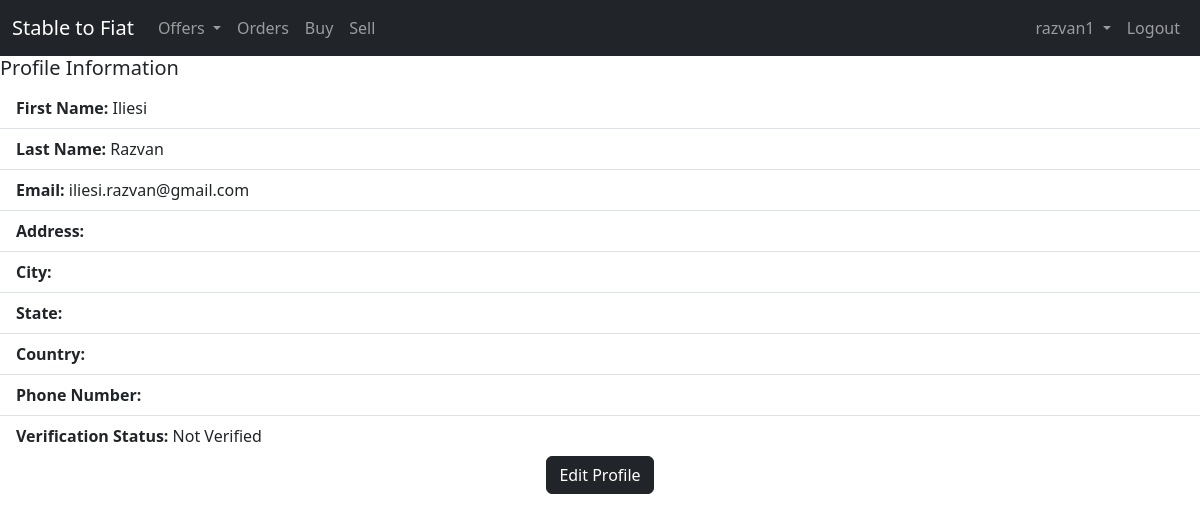
The page /profile/14/ on the database as committed earlier.
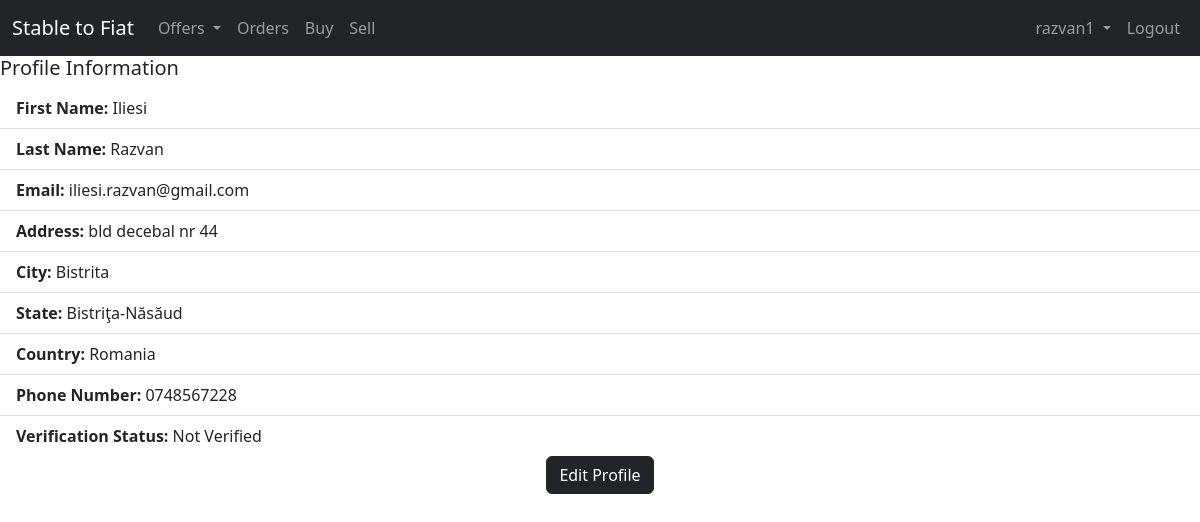
The same page on the database as committed later.
### users/models.py (models this page shows, shortened)
class UserKYC(models.Model):
    user = models.OneToOneField(User, on_delete=models.CASCADE)
    address = models.TextField(max_length=500)
    city = models.CharField(max_length=50)
    state = models.CharField(max_length=50)
    country = models.CharField(max_length=50)
    phone_number = models.CharField(max_length=20)
    personal_id = models.ImageField(upload_to='users_ids/')
    is_verified = models.BooleanField(default=False)

### users/views.py (the view)
# urls.py: path('profile/<int:pk>/', views.UserProfile.as_view(), name='user-profile'),
class UserProfile(DetailView):
    template_name = "users/user_profile.html"
    def get_object(self, queryset=None):
        user_id = self.kwargs.get('pk')
        return get_object_or_404(User, pk=user_id)
    def get_context_data(self, **kwargs):
        context = super().get_context_data(**kwargs)
        user = self.get_object()
        try:
            user_kyc = UserKYC.objects.get(user=user)
        except UserKYC.DoesNotExist:
            user_kyc = None
        context['user'] = user
        context['user_kyc'] = user_kyc
        return context

### templates/users/user_profile.html (shortened to what this page needs)
{% extends 'base.html' %}
{% block content %}
<div class="profile-content">
    <h5>Profile Information</h5>
    <ul class="list-group list-group-flush">
        <li class="list-group-item"><strong>First Name: </strong>{{ user.first_name }}</li>
        <li class="list-group-item"><strong>Last Name: </strong>{{ user.last_name }}</li>
        <li class="list-group-item"><strong>Email: </strong>{{ user.email }}</li>
        <li class="list-group-item"><strong>Address: </strong>{{ user_kyc.address }}</li>
        <li class="list-group-item"><strong>City: </strong>{{ user_kyc.city }}</li>
        <li class="list-group-item"><strong>State: </strong>{{ user_kyc.state }}</li>
        <li class="list-group-item"><strong>Country: </strong>{{ user_kyc.country }}</li>
        <li class="list-group-item"><strong>Phone Number: </strong>{{ user_kyc.phone_number }}</li>
        <li class="list-group-item"><strong>Verification Status: </strong>{{ user_kyc.is_verified|yesno:"Verified, Not Verified" }}</li>
    </ul>
</div>
<div class="text-center btn-edit">
    <a href="{% url "edit-profile" user.id %}" class="btn btn-dark">Edit Profile</a>
</div>
{% endblock content %}

Rows that differ between the two databases and show on the page:
added UserKYC: address "bld decebal nr 44", city "Bistrita", state "Bistriţa-Năsăud", country "Romania", phone_number "0748567228", is_verified "Not Verified"
Other text that changed with them:
{{ user_kyc.is_verified|yesno:"Verified, Not Verified" }}: "Not Verified" → (not shown)
